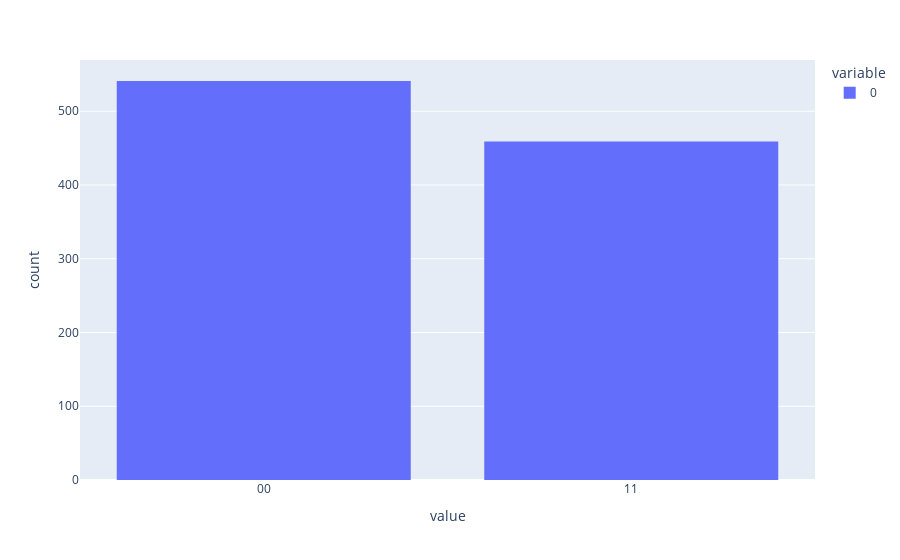

The cell this chart's notebook holds for it:
### Code cell
measurements = [phi_plus.measure_bitstring() for _ in range(1000)]
px.histogram(measurements)

### Figure 1 — Plotly figure (JSON) as saved in the notebook; plotly's stock layout.template omitted (floating-point values rounded to 4 significant figures; data arrays with more than 128 entries replaced by an {"elided": "..."} marker saying what was removed)
{"data": [{"alignmentgroup": "True", "bingroup": "x", "hovertemplate": "variable=0<br>value=%{x}<br>count=%{y}<extra></extra>", "legendgroup": "0", "marker": {"color": "#636efa", "pattern": {"shape": ""}}, "name": "0", "offsetgroup": "0", "orientation": "v", "showlegend": true, "type": "histogram", "x": {"elided": "1000 str values"}, "xaxis": "x", "yaxis": "y"}], "layout": {"barmode": "relative", "legend": {"title": {"text": "variable"}, "tracegroupgap": 0}, "margin": {"t": 60}, "xaxis": {"anchor": "y", "domain": [0, 1], "title": {"text": "value"}}, "yaxis": {"anchor": "x", "domain": [0, 1], "title": {"text": "count"}}}}
